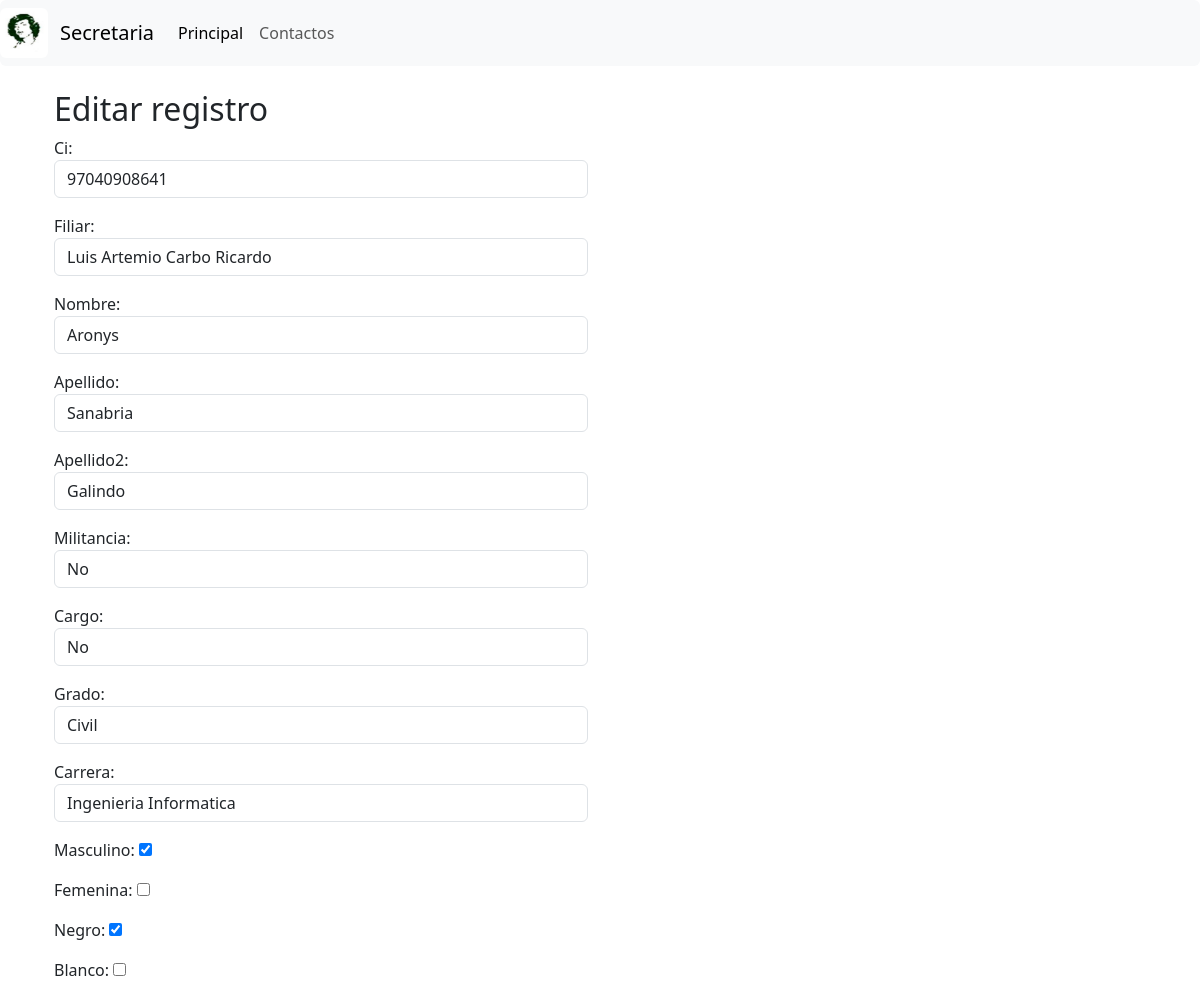
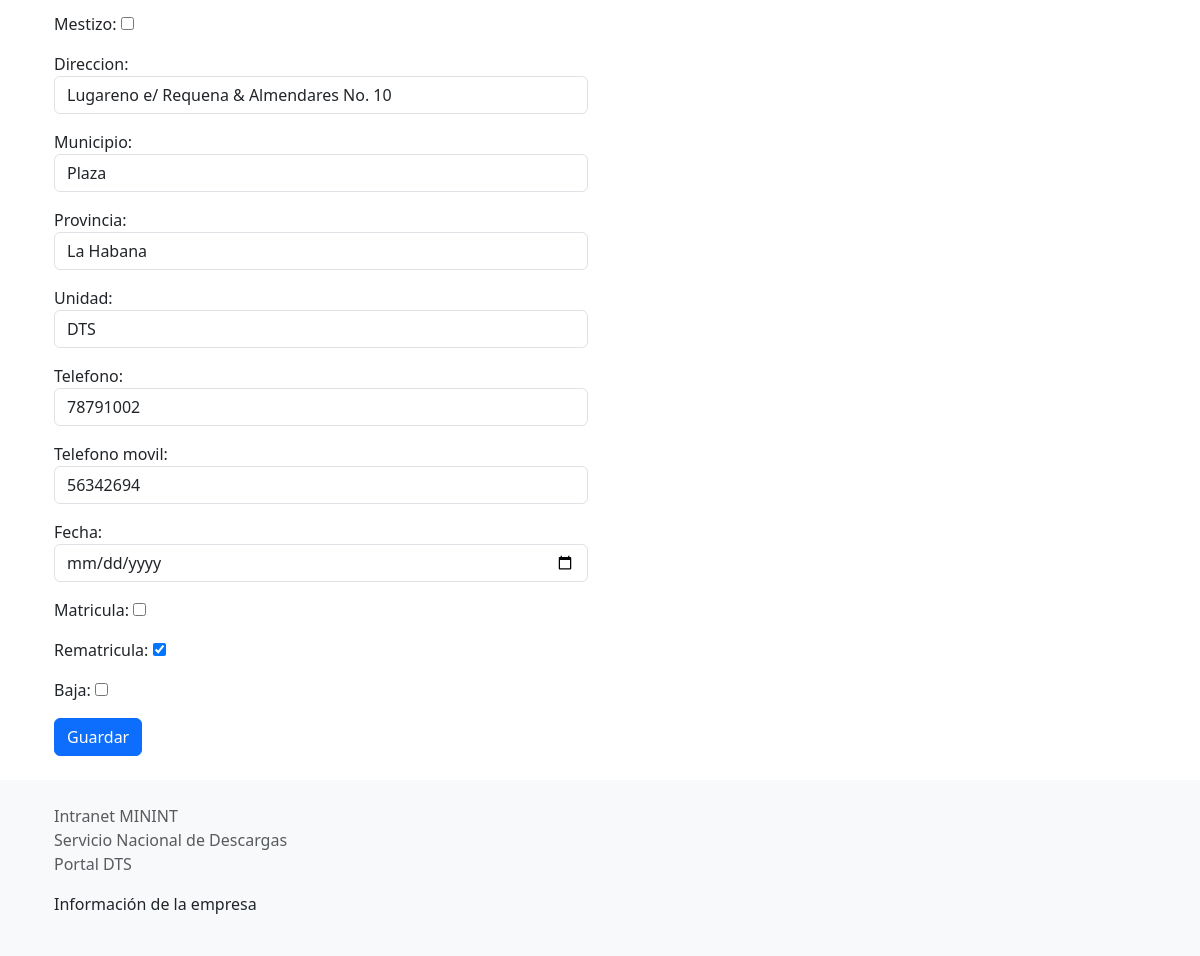
Screenshot of /editar/1/ with the database file from the repository (2 pictures, top to bottom).
### SecFum/models.py (models this page shows, shortened)
class Formulario(models.Model):
    idalumo = models.AutoField(primary_key=True, null=False)
    ci = models.IntegerField(unique=True)
    filiar = models.CharField(max_length=50)
    nombre = models.CharField(max_length=20)
    apellido = models.CharField(max_length=20)
    apellido2 = models.CharField(max_length=20)
    militancia = models.CharField(max_length=4, default=False)
    cargo = models.CharField(max_length=20, default=False)
    grado = models.CharField(max_length=20)
    carrera = models.CharField(max_length=30)
    masculino = models.BooleanField("Masculino", default=False)
    femenino = models.BooleanField("Femenina", default=False)
    teznegro = models.BooleanField("Negro",default=False)
    tezblanco = models.BooleanField("Blanco", default=False)
    tezmestizo = models.BooleanField("Mestizo", default=False)
    direccion = models.CharField(max_length=100)
    municipio = models.CharField(max_length=20)
    provincia = models.CharField(max_length=20)
    unidad = models.CharField(max_length=20)
    telefono = models.IntegerField()
    telefono_movil = models.IntegerField()
    fecha = models.DateTimeField()
    matricula = models.BooleanField("Matricula", default=False)
    rematricula = models.BooleanField("Rematricula", default=False)
    baja = models.BooleanField("Baja", default=False)

### SecFum/views.py (the view)
# urls.py: path('editar/<int:idalumo>/', views.editar, name='editar'),
def editar(request, idalumo):
    dato = Formulario.objects.get(idalumo=idalumo)
    if request.method == 'POST':
        form = FormularioForm(request.POST, instance=dato)
        if form.is_valid():
            form.save()
            return redirect('formulario')
    else:
        form = FormularioForm(instance=dato)
    return render(request, 'editar.html', {'form': form})

### SecFum/templates/editar.html (shortened to what this page needs)
{% extends 'base.html' %}
{% block body %}
<div class="container">
  <div class="row">
    <div class="col-md-6">
      <h2>Editar registro</h2>
      <form method="post">
        {{ form.as_p }}
        <button type="submit" class="btn btn-primary">Guardar</button>
      </form>
    </div>
  </div>
</div>
{% endblock %}

### SecFum/templates/base.html (shortened to what this page needs)
{% load static %}
<!DOCTYPE html>
<html lang="en" data-bs-theme="auto">
<head>
    <link rel="stylesheet" href="{% static '/bootstrap.min.css' %}">
    <link rel="stylesheet" href="https://pyscript.net/latest/pyscript.css" />
</head>
<body>
  <nav class="navbar navbar-expand-lg bg-body-tertiary rounded" aria-label="Eleventh navbar example">
     <img src="{% static '/Capitan_SanLuis.jpeg' %}" class="rounded float-end" alt="FUM" width="50" height="50">
      <div class="container-fluid">
        <a class="navbar-brand" href="/">Secretaria</a>
        <div class="collapse navbar-collapse" id="navbarsExample09">
          <ul class="navbar-nav me-auto mb-2 mb-lg-0">
            <li class="nav-item">
              <a class="nav-link active" aria-current="page" href="/">Principal</a>
            </li>
            <li class="nav-item">
              <a class="nav-link" href="#">Contactos</a>
            </li>
          </ul>
        </div>
      </div>
    </nav>
    <div class="container py-4">
    {% block body %}
    {% endblock %}
    </div>
</body>
  <footer class="bg-light text-center text-lg-start">
  <div class="container p-4">
    <ul class="list-unstyled">
      <li>
        <a href="#" class="text-muted text-decoration-none">Intranet MININT</a>
      </li>
      <li>
        <a href="#" class="text-muted text-decoration-none">Servicio Nacional de Descargas</a>
      </li>
      <li>
        <a href="#" class="text-muted text-decoration-none">Portal DTS</a>
      </li>
    </ul>
    <p>Información de la empresa</p>
  </div>
</footer>
</html>

### rows the page displays
Formulario: ci "97040908641", filiar "Luis Artemio Carbo Ricardo", nombre "Aronys", apellido "Sanabria", apellido2 "Galindo", militancia "No", cargo "No", grado "Civil", carrera "Ingenieria Informatica", masculino "☑", teznegro "☑", direccion "Lugareno e/ Requena & Almendares No. 10", municipio "Plaza", provincia "La Habana", unidad "DTS", telefono "78791002", telefono_movil "56342694", rematricula "☑"
